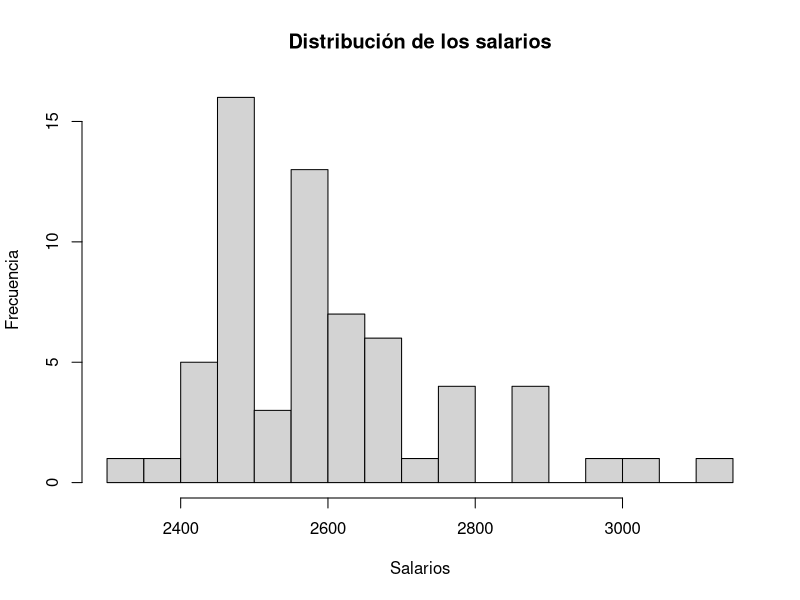
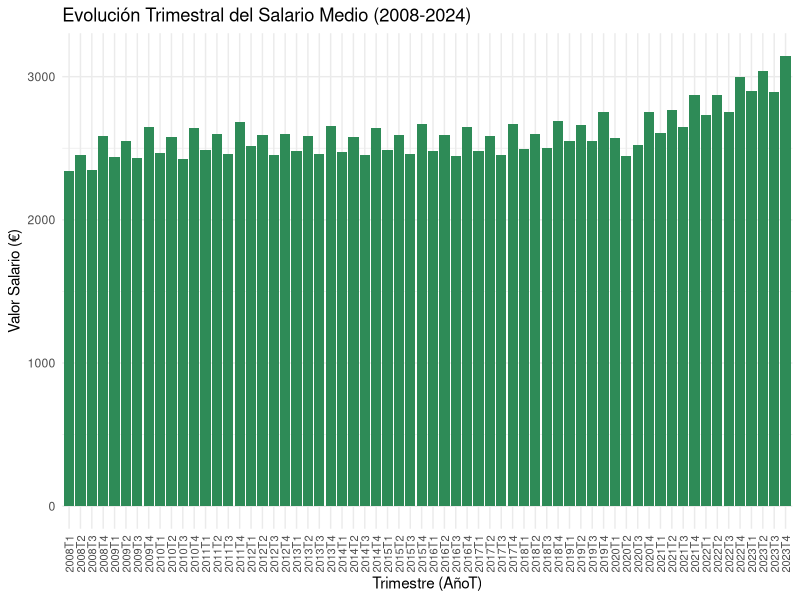
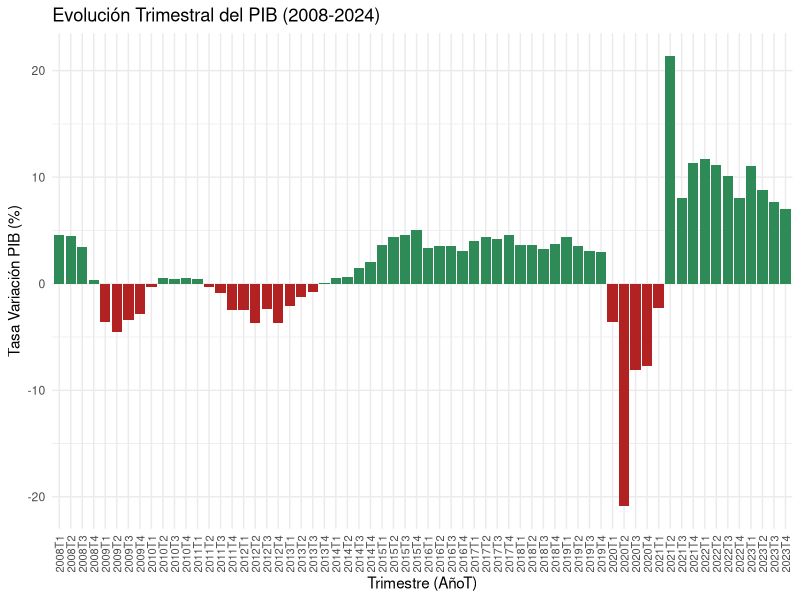
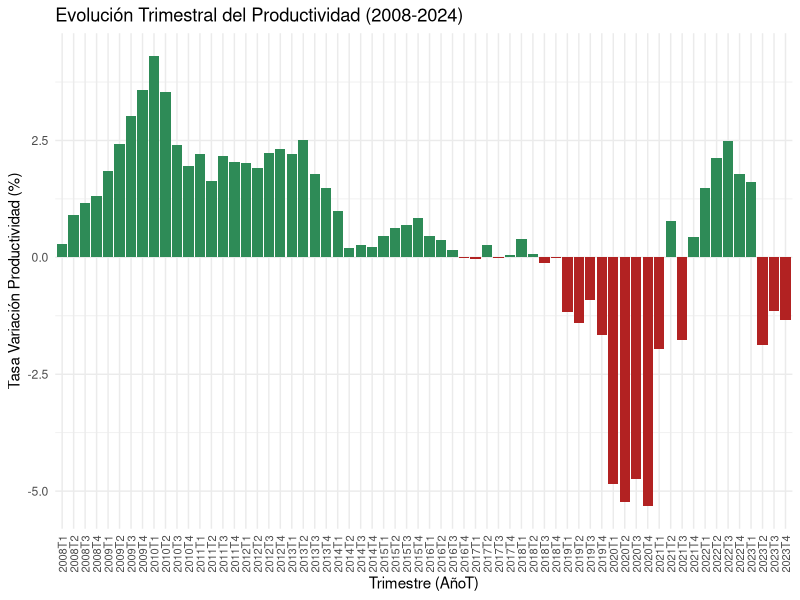
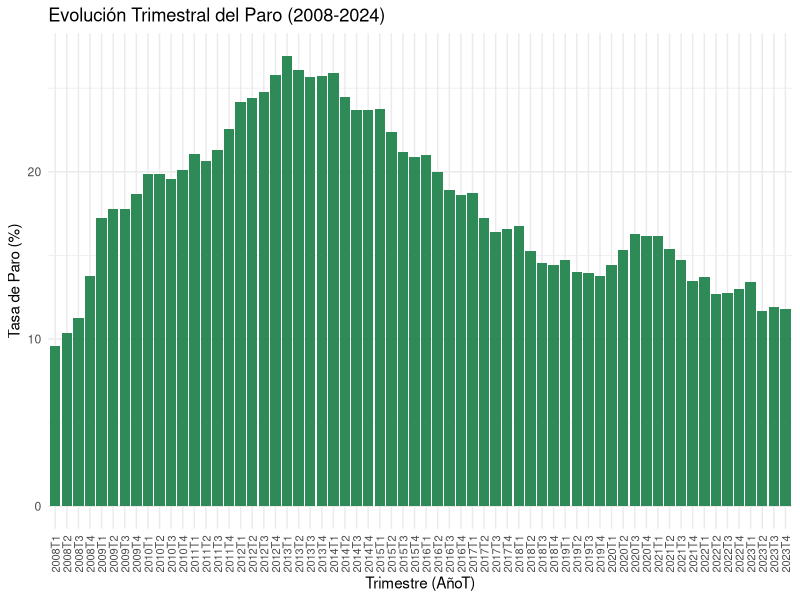
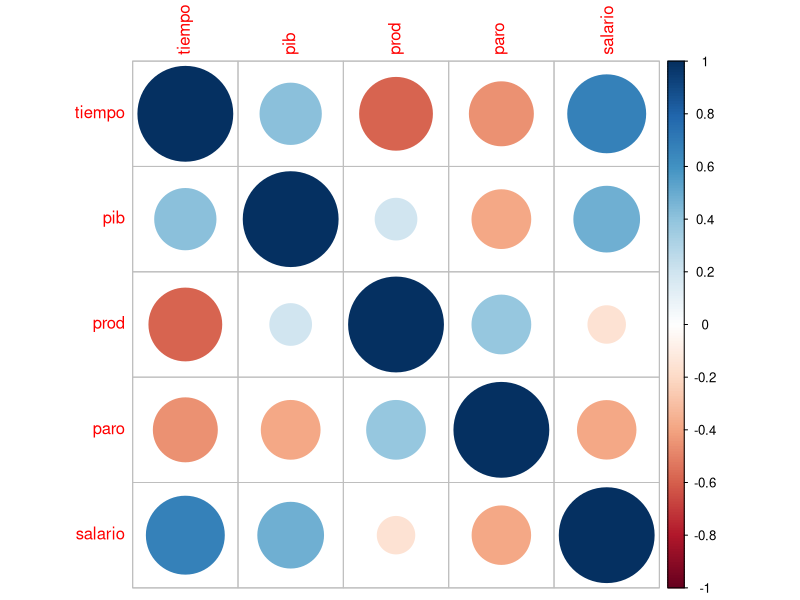
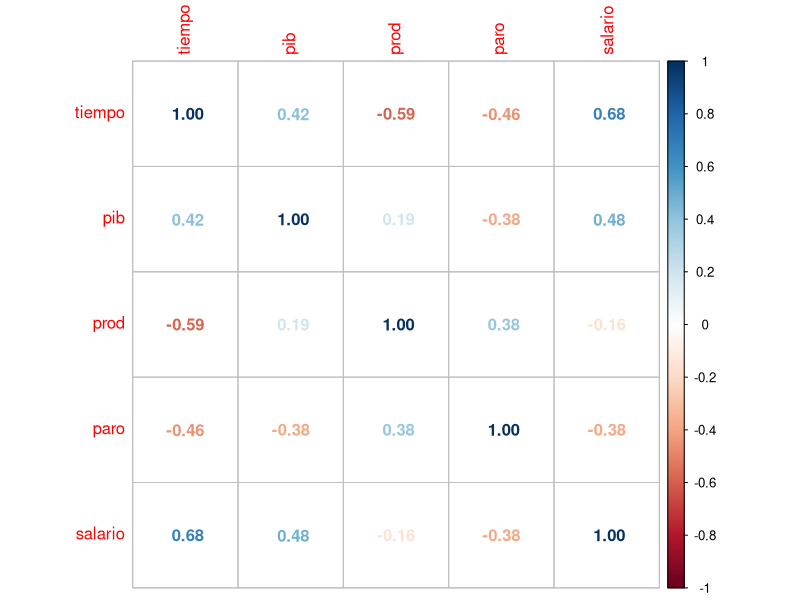

The R script that drew these images, in order:
## ---- chunk 1
knitr::opts_chunk$set(echo = TRUE)
## ---- chunk 2
library(ggplot2)
library(corrplot)
library(readr)
## ---- chunk 3
datos <- read_csv("base.csv")
## ---- chunk 4
str(datos)
## ---- chunk 5
summary(datos)
## ---- chunk 6
dim(datos)
## ---- chunk 7
which(is.na(datos))
## ---- chunk 8
summary(datos$salario)
## ---- chunk 9
dd<-density(datos$salario)
moda_dd<-dd$x[which(dd$y==max(dd$y))]
moda_dd
## ---- chunk 10
hist(datos$salario, breaks = 15,
     main = "Distribución de los salarios",
     xlab = "Salarios", ylab = "Frecuencia")
## ---- chunk 11
ggplot(datos, aes(x = factor(fecha), y = salario, fill = salario > 0)) +
  geom_col() +
  scale_fill_manual(values = c("seagreen"), guide = "none") +
  labs(
    title = "Evolución Trimestral del Salario Medio (2008-2024)",
    x = "Trimestre (AñoT)",
    y = "Valor Salario (€)"
  ) +
  theme_minimal() +
  theme(axis.text.x = element_text(angle = 90, vjust = 0.5, size = 8))
## ---- chunk 12
datos[which(datos$salario == min(datos$salario)),]
## ---- chunk 13
ggplot(datos, aes(x = factor(fecha), y = pib, fill = pib > 0)) +
  geom_col() +
  scale_fill_manual(values = c("firebrick", "seagreen"), guide = "none") +
  labs(
    title = "Evolución Trimestral del PIB (2008-2024)",
    x = "Trimestre (AñoT)",
    y = "Tasa Variación PIB (%)"
  ) +
  theme_minimal() +
  theme(axis.text.x = element_text(angle = 90, vjust = 0.5, size = 8))
## ---- chunk 14
ggplot(datos, aes(x = factor(fecha), y = prod, fill = prod > 0)) +
  geom_col() +
  scale_fill_manual(values = c("firebrick", "seagreen"), guide = "none") +
  labs(
    title = "Evolución Trimestral del Productividad (2008-2024)",
    x = "Trimestre (AñoT)",
    y = "Tasa Variación Productividad (%)"
  ) +
  theme_minimal() +
  theme(axis.text.x = element_text(angle = 90, vjust = 0.5, size = 8))
## ---- chunk 15
ggplot(datos, aes(x = factor(fecha), y = paro, fill = paro > 0)) +
  geom_col() +
  scale_fill_manual(values = c("seagreen"), guide = "none") +
  labs(
    title = "Evolución Trimestral del Paro (2008-2024)",
    x = "Trimestre (AñoT)",
    y = "Tasa de Paro (%)"
  ) +
  theme_minimal() +
  theme(axis.text.x = element_text(angle = 90, vjust = 0.5, size = 8))
## ---- chunk 16
mcor <- cor(datos[, -1])
corrplot(mcor)
## ---- chunk 17
corrplot(mcor,method = "number")
